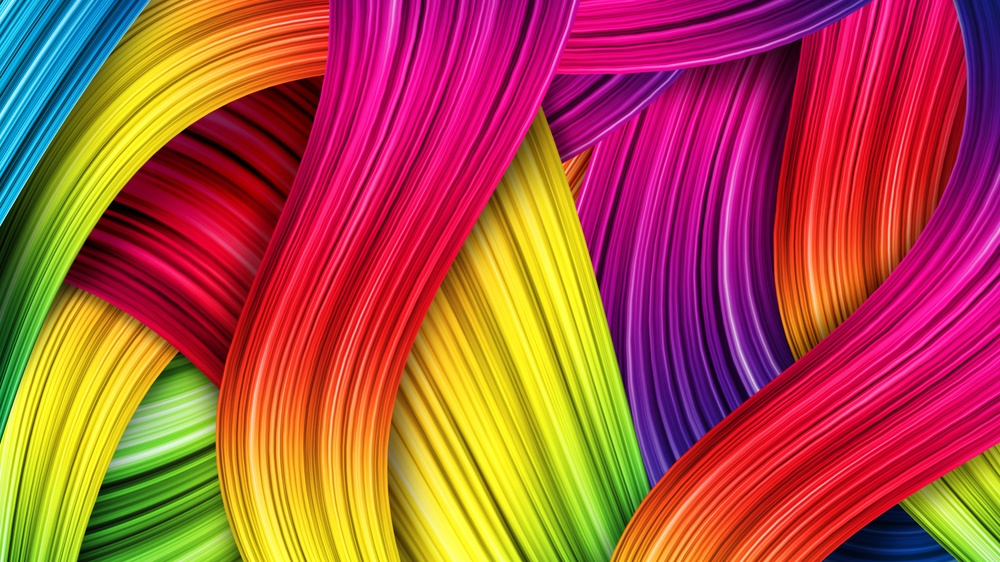
#> input picture Languages/Javascript/Music_master/src/Assets/Music-hm.jpg, 1000 x 562 px, shrunk from 1920 x 1080 before the run, given in place of the camera
$ python line_detection.py
#> lines starting #> are read from the running program, lines starting #| are printed output that depends on the picture; after the words box and inside, x2 and y2 are one past the last pixel; in counts of white or black regions, pixels touching at a corner belong together
# -*- coding: utf-8 -*-
"""
Created on Thu Oct 18 02:13:33 2018

@author: Anjali
"""

import cv2
import numpy as np

def main():
    cap = cv2.VideoCapture(0)

    windowName = "liveCamera"
    cv2.namedWindow(windowName)

    if cap.isOpened:
        ret , frame = cap.read()
#> frame is the input picture: shape (562, 1000, 3); mean B, G, R 64.7, 81, 174.7
    else:
        ret = False

    while ret :

        ret, frame = cap.read()
        grey = cv2.cvtColor(frame, cv2.COLOR_BGR2GRAY)
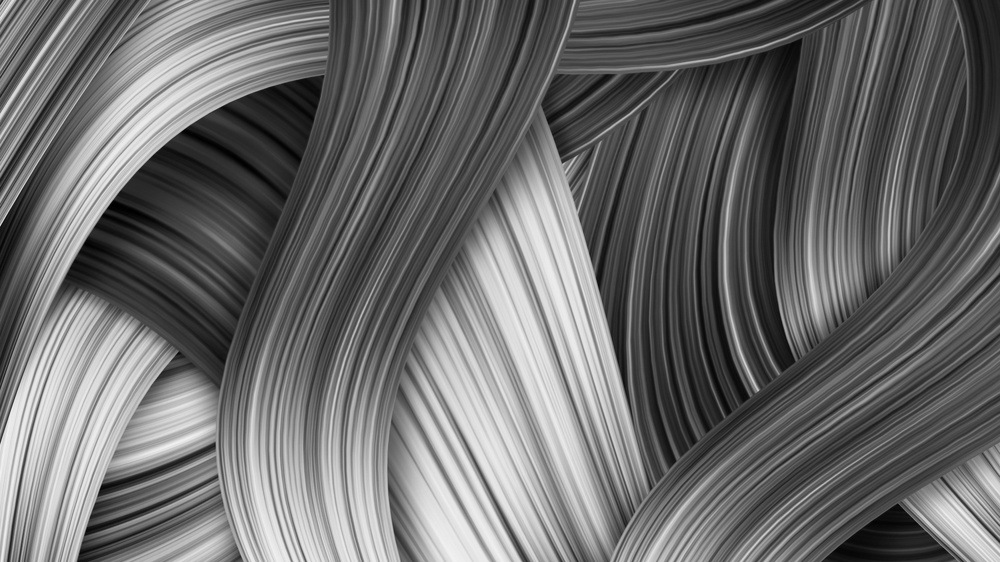
#> grey: shape (562, 1000); min 0, max 242, mean 107.2
        canny = cv2.Canny(grey, 100, 200, L2gradient = True)
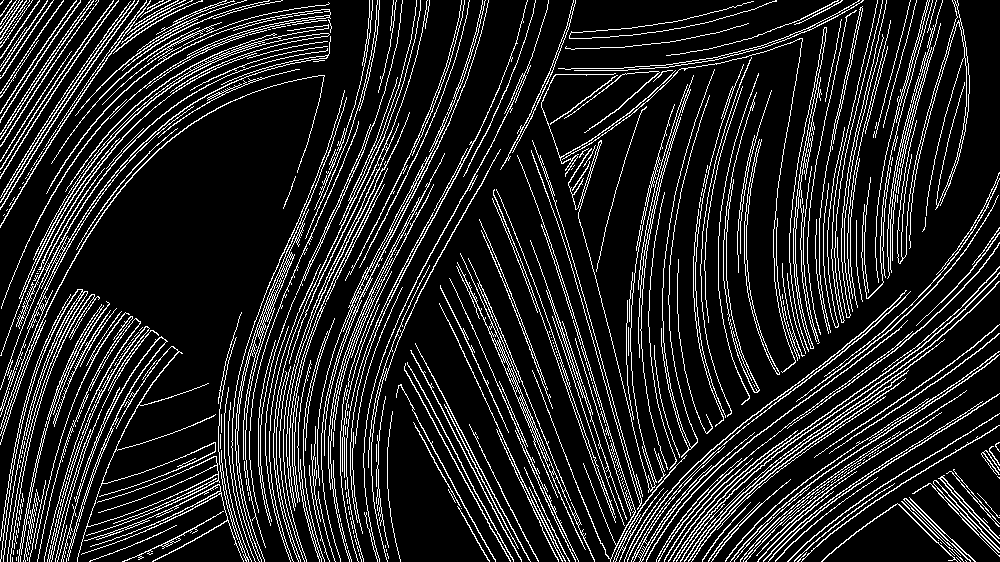
#> canny: shape (562, 1000); 14.7% white in thin lines or dots

        lines = cv2.HoughLines(canny, 1, np.pi/180, 50)

        if lines is not None:
            for rho, theta in lines[0]:
                a = np.cos(theta)
                b = np.sin(theta)
                x0 = a*rho
                y0 = b*rho

                x1 = int(x0 + 1000*(-b))
                y1 = int(y0 + 1000*(a))
                x2 = int(x0 - 1000*(-b))
                y2 = int(y0 - 1000*(a))

                cv2.line(frame, (x1,y1), (x2, y2), (0,255, 0), 2)
#> this loop made 1 pass
#> (rho, theta, a, b, x0, y0, x1, y1) on pass 1: (-298, 2.72, -0.914, 0.407, 272.2, -121.2, -134, -1034)
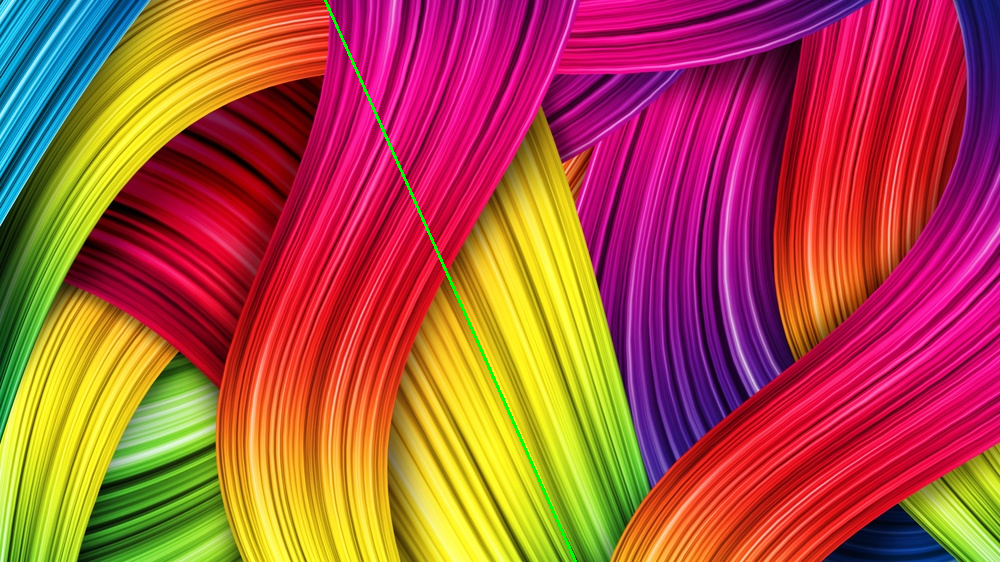
#> frame: shape (562, 1000, 3); 0.32% of pixels changed, all inside (x1, y1, x2, y2) = (324, 0, 577, 562)

        cv2.imshow(windowName, frame)

        if cv2.waitKey(1) == 27:
#> (key Esc is pressed here)
            break

    cap.release()
    cv2.destroyAllWindows()

if __name__ == "__main__":
    main()
